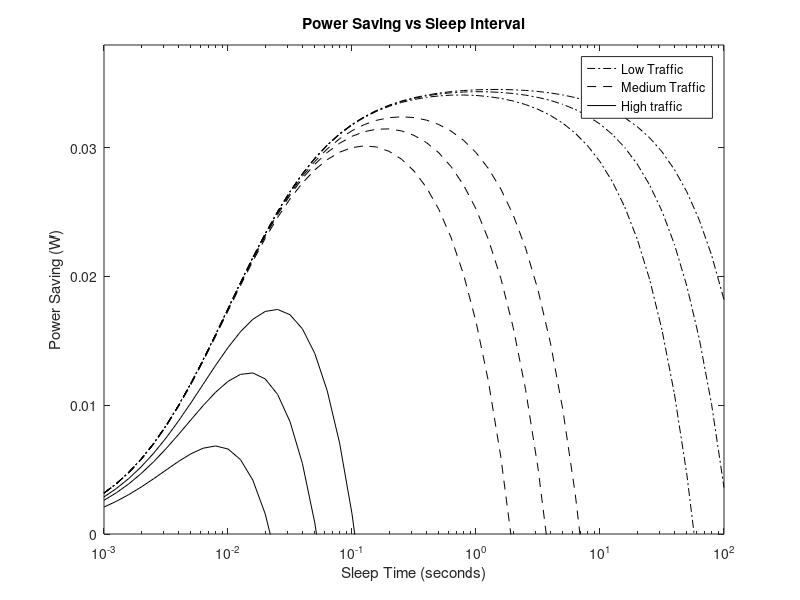

MATLAB code for this plot:
% Plot variables:
f1 = 1/1800 ;           % Packet rate (Packets per second)
f2 = 1/60;
f3 = 1/1;

na = 5;              % Network density (Average Degree)  
nb = 20;
nc = 50;
tmax = 100;




V = 5;              % Supply voltage
Irx = 0.007;        % Receiver supply current = 7 mA
Itx = 0.008;        % Transmitter supply current = 8 mA
Ivga = 0.035;       % VGA supply current = 35 mA
T = 0.010;          % Listen time = 1.05 ms
t = 10.^[-3:0.1:2];   % Time vector
%t = [0:0.001:1000];   % Time vector
Pr = Irx * V;           % Receive Power
Pt = (Itx + Ivga) * V;   % Transmit Power

P1a = t./(t+T).*Pr - f1.*t.*(Pt+na*Pr/2);
P2a = t./(t+T).*Pr - f2.*t.*(Pt+na*Pr/2);
P3a = t./(t+T).*Pr - f3.*t.*(Pt+na*Pr/2);
P1b = t./(t+T).*Pr - f1.*t.*(Pt+nb*Pr/2);
P2b = t./(t+T).*Pr - f2.*t.*(Pt+nb*Pr/2);
P3b = t./(t+T).*Pr - f3.*t.*(Pt+nb*Pr/2);
P1c = t./(t+T).*Pr - f1.*t.*(Pt+nc*Pr/2);
P2c = t./(t+T).*Pr - f2.*t.*(Pt+nc*Pr/2);
P3c = t./(t+T).*Pr - f3.*t.*(Pt+nc*Pr/2);


set(gca,'LineStyleOrder',{'-*',':','o'})

semilogx(t, P1a, 'k-.', t, P2a, 'k--', t, P3a, 'k-', t, P1b, 'k-.', t, P2b, 'k--', t, P3b, 'k-', t, P1c, 'k-.', t, P2c, 'k--', t, P3c, 'k-');
xlabel('Sleep Time (seconds)');
ylabel('Power Saving (W)');
ylims = ylim;
ylim([0 max(P1a)*1.1]);
grid off;
legend('Low Traffic', 'Medium Traffic', 'High traffic');
title('Power Saving vs Sleep Interval');

%t1 = -T + sqrt(2*T*Pr/f/(Pt-n*Pr/2));

t1 = -T + sqrt(2*T*Pr/( 1/1 )/(Pt-( 3 )*Pr/2))
